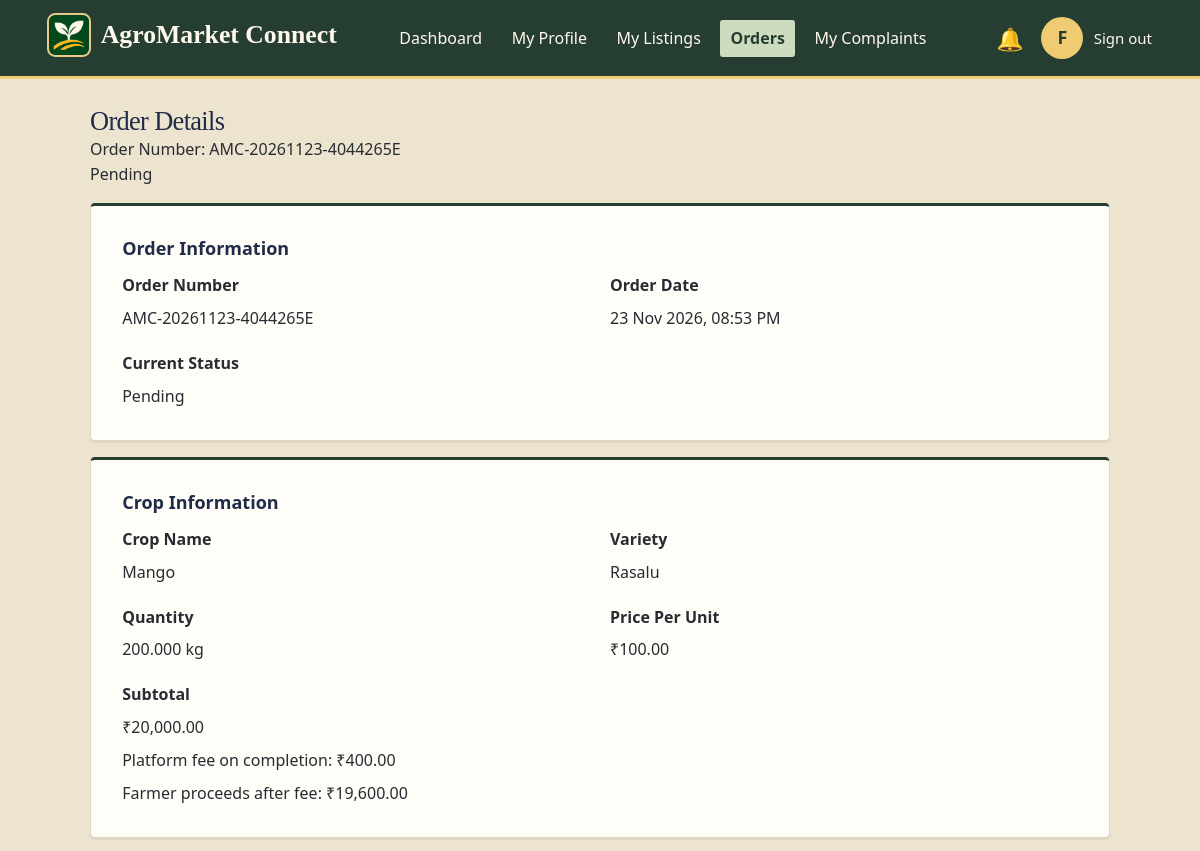
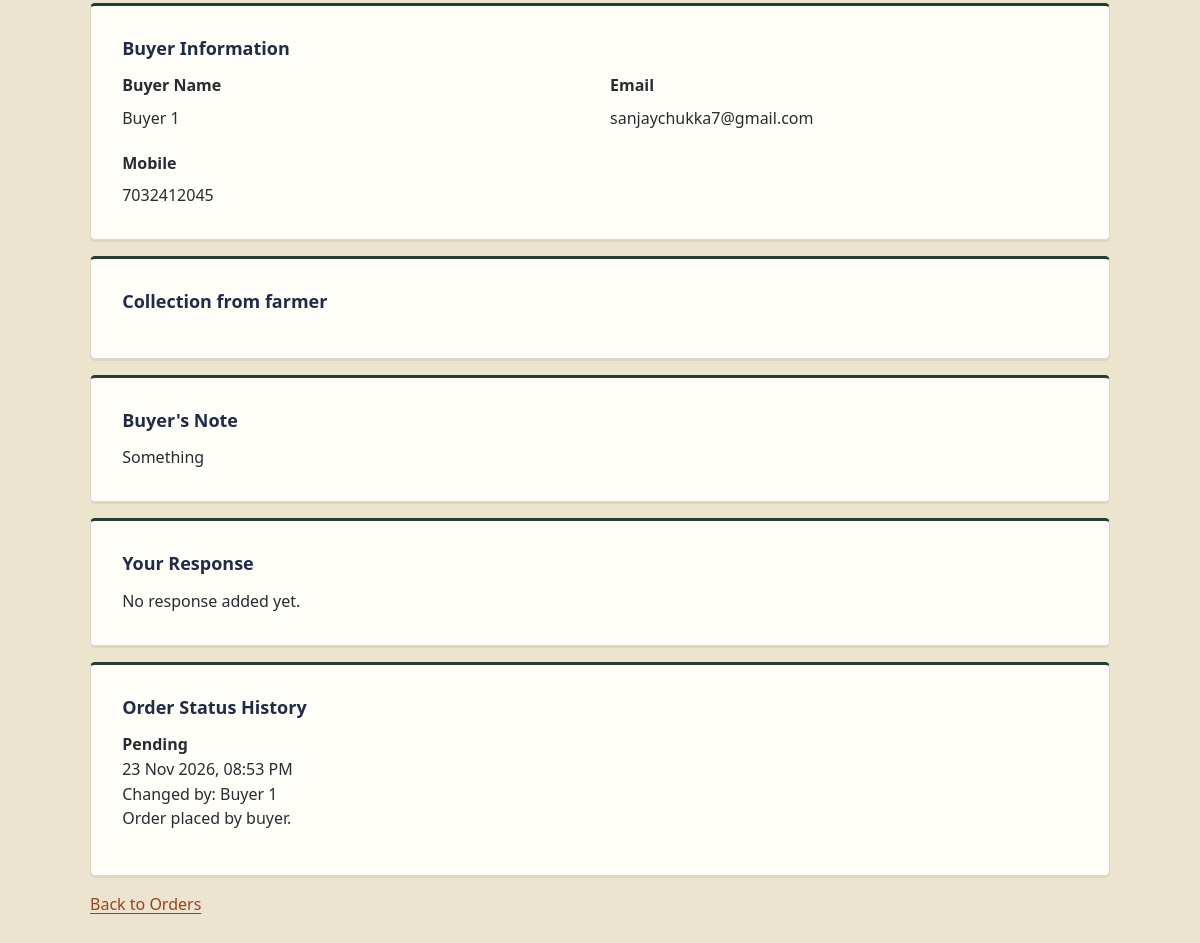
The page /Home/farmer/order_details.php?id=11 (signed in) on the database as committed earlier (2 pictures, top to bottom).
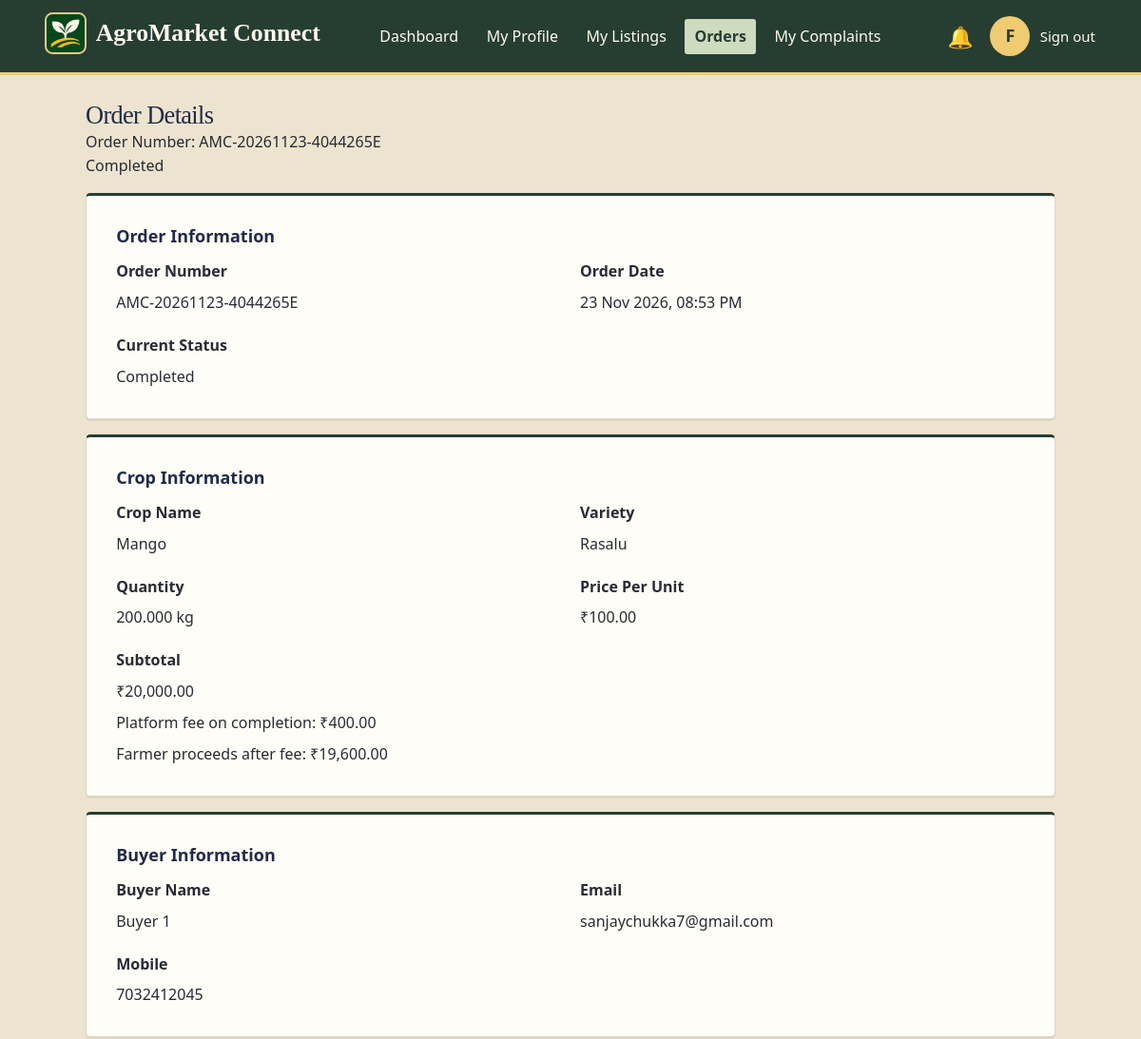
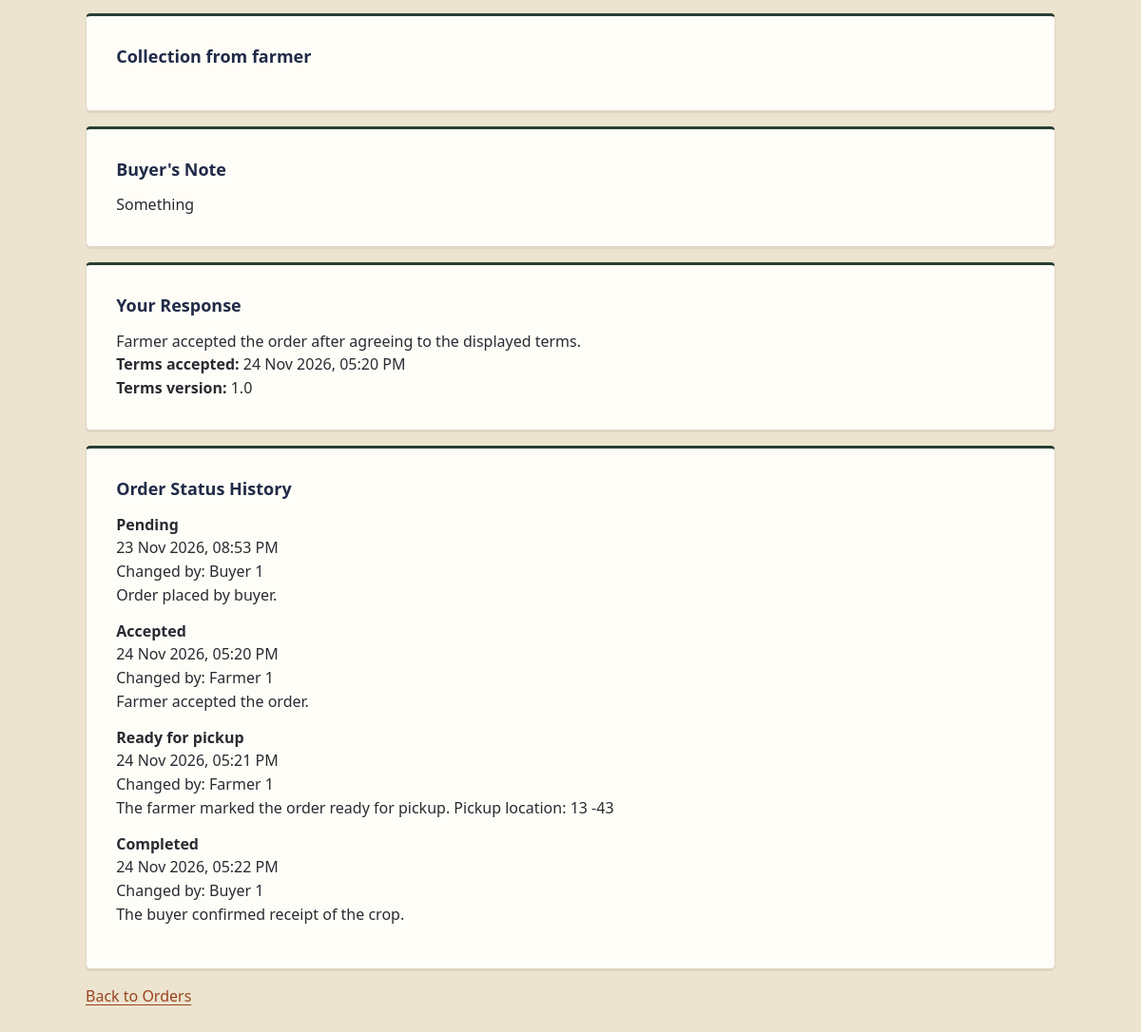
The same page on the database as committed later (2 pictures, top to bottom).
### tables this page shows
CREATE TABLE `orders` (
    `order_id` bigint(20) UNSIGNED NOT NULL,
    `order_number` varchar(30) NOT NULL,
    `buyer_id` bigint(20) UNSIGNED NOT NULL,
    `farmer_id` bigint(20) UNSIGNED NOT NULL,
    `listing_id` bigint(20) UNSIGNED NOT NULL,
    `quantity` decimal(12, 3) NOT NULL,
    `quantity_unit` varchar(20) NOT NULL,
    `unit_price` decimal(12, 2) NOT NULL,
    `subtotal` decimal(12, 2) NOT NULL,
    `delivery_address` varchar(255) NOT NULL,
    `delivery_city` varchar(100) NOT NULL,
    `delivery_state` varchar(100) NOT NULL,
    `delivery_pincode` varchar(10) NOT NULL,
    `buyer_note` text DEFAULT NULL,
    `farmer_response_note` text DEFAULT NULL,
    `order_status` enum(
        'pending',
        'accepted',
        'rejected',
        'cancelled',
        'completed',
        'dispatched',
        'ready_for_pickup'
    ) NOT NULL DEFAULT 'pending',
    `terms_accepted_at` datetime DEFAULT NULL,
    `terms_version` varchar(30) DEFAULT NULL,
    `placed_at` datetime DEFAULT current_timestamp(),
    `updated_at` datetime DEFAULT current_timestamp() ON UPDATE current_timestamp(),
    `fulfilment_method` enum('delivery', 'pickup') NOT NULL DEFAULT 'delivery'
);

CREATE TABLE `order_status_history` (
    `history_id` bigint(20) UNSIGNED NOT NULL,
    `order_id` bigint(20) UNSIGNED NOT NULL,
    `changed_by` bigint(20) UNSIGNED DEFAULT NULL,
    `old_status` varchar(30) DEFAULT NULL,
    `new_status` varchar(30) NOT NULL,
    `remarks` text DEFAULT NULL,
    `created_at` datetime DEFAULT current_timestamp()
);

CREATE TABLE `users` (
    `user_id` bigint(20) UNSIGNED NOT NULL,
    `role` enum('admin', 'farmer', 'buyer') NOT NULL,
    `full_name` varchar(100) NOT NULL,
    `email` varchar(150) DEFAULT NULL,
    `mobile` varchar(15) DEFAULT NULL,
    `password_hash` varchar(255) NOT NULL,
    `account_status` enum(
        'pending',
        'active',
        'suspended',
        'closed'
    ) NOT NULL DEFAULT 'pending',
    `email_verified_at` datetime DEFAULT NULL,
    `mobile_verified_at` datetime DEFAULT NULL,
    `last_login_at` datetime DEFAULT NULL,
    `created_at` datetime NOT NULL DEFAULT current_timestamp(),
    `updated_at` datetime NOT NULL DEFAULT current_timestamp(),
    `token` varchar(64) DEFAULT NULL,
    `username` varchar(50) NOT NULL,
    `last_login` datetime DEFAULT NULL
);

CREATE TABLE `crop_listings` (
    `listing_id` bigint(20) UNSIGNED NOT NULL,
    `farmer_id` bigint(20) UNSIGNED NOT NULL,
    `category_id` int(10) UNSIGNED NOT NULL,
    `crop_name` varchar(120) NOT NULL,
    `variety` varchar(120) DEFAULT NULL,
    `description` text DEFAULT NULL,
    `quantity_available` decimal(12, 3) NOT NULL,
    `quantity_unit` varchar(20) NOT NULL,
    `price_per_unit` decimal(12, 2) NOT NULL,
    `minimum_order_quantity` decimal(12, 3) DEFAULT NULL,
    `quality_grade` varchar(50) DEFAULT NULL,
    `harvest_date` date DEFAULT NULL,
    `available_from` date DEFAULT NULL,
    `available_until` date DEFAULT NULL,
    `listing_status` enum(
        'available',
        'paused',
        'sold_out',
        'removed'
    ) NOT NULL DEFAULT 'available',
    `created_at` datetime DEFAULT current_timestamp(),
    `updated_at` datetime DEFAULT current_timestamp() ON UPDATE current_timestamp()
);

CREATE TABLE `order_commissions` (
    `order_id` bigint(20) UNSIGNED NOT NULL,
    `rate_percent` decimal(5, 2) NOT NULL,
    `amount` decimal(12, 2) NOT NULL,
    `collected_at` datetime DEFAULT NULL,
    `receipt_reference` varchar(100) DEFAULT NULL,
    `collected_by` bigint(20) UNSIGNED DEFAULT NULL
);

### Home/includes/html.php (called while the page is built)
<?php
function e($value)
{
    return htmlspecialchars((string) ($value ?? ""), ENT_QUOTES, "UTF-8");
}

### Home/farmer/order_details.php (the view, shortened to what the changed rows need)
<?php
    require_once __DIR__ . "/../config/db.php";
    require_once __DIR__ . "/../includes/html.php";
    $farmerId = (int) $_SESSION['user_id'];
    $orderId  = filter_input(INPUT_GET, 'id', FILTER_VALIDATE_INT);
    $stmt = $link->prepare("
    SELECT
        o.*, cf.amount AS commission_fee,
        c.crop_name,
        c.variety,
        u.full_name AS buyer_name,
        u.email AS buyer_email,
        u.mobile AS buyer_mobile
    FROM orders o LEFT JOIN order_commissions cf ON cf.order_id = o.order_id
    INNER JOIN crop_listings c
        ON o.listing_id = c.listing_id
    INNER JOIN users u
        ON o.buyer_id = u.user_id
    WHERE o.order_id = ?
      AND o.farmer_id = ?
");
    $stmt->bind_param("ii", $orderId, $farmerId);
    $stmt->execute();
    $order = $stmt->get_result()->fetch_assoc();
    $stmt = $link->prepare("
    SELECT
        h.old_status,
        h.new_status,
        h.remarks,
        h.created_at,
        u.full_name AS changed_by_name
    FROM order_status_history h
    LEFT JOIN users u
        ON h.changed_by = u.user_id
    WHERE h.order_id = ?
    ORDER BY h.created_at ASC, h.history_id ASC
");
    $stmt->bind_param("i", $orderId);
    $stmt->execute();
    $history = $stmt->get_result()->fetch_all(MYSQLI_ASSOC);
    $statusLabels = [
    'pending'          => 'Pending',
    'accepted'         => 'Accepted',
    'rejected'         => 'Rejected',
    'cancelled'        => 'Cancelled',
    'completed'        => 'Completed',
    'ready_for_pickup' => 'Ready for pickup',
    'dispatched'       => 'Dispatched',
    ];
    $status = $statusLabels[$order['order_status']] ?? ucfirst($order['order_status']);
?>
<!DOCTYPE html>
<html lang="en">
<head>
    <link rel="stylesheet" href="farmer.css">
</head>
<body>
    <main class="order-details-container">
        <div class="order-details-header">
            <div>
                <h2>Order Details</h2>
                <p>Order Number: <?php echo e($order['order_number']) ?></p>
            </div>
            <span class="order-status <?php echo e($order['order_status']) ?>">
                <?php echo e($status) ?>
            </span>
        </div>
        <section class="order-details-section">
            <div class="order-info-grid">
                <div>
                    <strong>Order Number</strong>
                    <p><?php echo e($order['order_number']) ?></p>
                </div>
                <div>
                    <strong>Order Date</strong>
                    <p><?php echo e(date('d M Y, h:i A', strtotime($order['placed_at']))) ?></p>
                </div>
                <div>
                    <strong>Current Status</strong>
                    <p><?php echo e($status) ?></p>
                </div>
            </div>
        </section>
        <section class="order-details-section">
            <div class="order-info-grid">
                <div>
                    <strong>Crop Name</strong>
                    <p><?php echo e($order['crop_name']) ?></p>
                </div>
                <div>
                    <strong>Variety</strong>
                    <p><?php echo e($order['variety'] ?: 'Not specified') ?></p>
                </div>
                <div>
                    <strong>Quantity</strong>
                    <p>
                        <?php echo e($order['quantity']) ?>
                        <?php echo e($order['quantity_unit']) ?>
                    </p>
                </div>
                <div>
                    <strong>Price Per Unit</strong>
                    <p>₹<?php echo number_format((float) $order['unit_price'], 2) ?></p>
                </div>
                <div>
                    <strong>Subtotal</strong>
                    <p>₹<?php echo number_format((float) $order['subtotal'], 2) ?></p>
                    <?php if ($order['commission_fee'] > 0): ?>
                        <p>Platform fee on completion: ₹<?php echo e($order['commission_fee']) ?></p>
                        <p>Farmer proceeds after fee: ₹<?php echo number_format($order['subtotal'] - $order['commission_fee'], 2) ?></p>
                    <?php endif; ?>
                </div>
            </div>
        </section>
        <section class="order-details-section">
            <div class="order-info-grid">
                <div>
                    <strong>Buyer Name</strong>
                    <p><?php echo e($order['buyer_name']) ?></p>
                </div>
                <div>
                    <strong>Email</strong>
                    <p><?php echo e($order['buyer_email'] ?: 'Not provided') ?></p>
                </div>
                <div>
                    <strong>Mobile</strong>
                    <p><?php echo e($order['buyer_mobile'] ?: 'Not provided') ?></p>
                </div>
            </div>
        </section>
        <section class="order-details-section">
            <h3>Buyer's Note</h3>
            <p>
                <?php echo nl2br(e($order['buyer_note'] ?: 'No additional note provided.')) ?>
            </p>
        </section>
        <section class="order-details-section">
            <h3>Your Response</h3>
            <p>
                <?php echo nl2br(e($order['farmer_response_note'] ?: 'No response added yet.')) ?>
            </p>
            <?php if ($order['terms_accepted_at']): ?>
                <p>
                    <strong>Terms accepted:</strong>
                    <?php echo e(date('d M Y, h:i A', strtotime($order['terms_accepted_at']))) ?>
                </p>
                <p>
                    <strong>Terms version:</strong>
                    <?php echo e($order['terms_version']) ?>
                </p>
            <?php endif; ?>
        </section>
        <section class="order-details-section">
            <?php if ($history): ?>
                <div class="order-history">
                    <?php foreach ($history as $item): ?>
                        <div class="order-history-item">
                            <strong>
                                <?php echo e($statusLabels[$item['new_status']] ?? ucfirst($item['new_status'])) ?>
                            </strong>
                            <p>
                                <?php echo e(date('d M Y, h:i A', strtotime($item['created_at']))) ?>
                            </p>
                            <p>
                                Changed by:
                                <?php echo e($item['changed_by_name'] ?? 'System') ?>
                            </p>
                            <?php if ($item['remarks']): ?>
                                <p><?php echo nl2br(e($item['remarks'])) ?></p>
                            <?php endif; ?>
                        </div>
                    <?php endforeach; ?>
                </div>
            <?php else: ?>
                <p>No order history available.</p>
            <?php endif; ?>
        </section>
    </main>
</body>
</html>

Rows that differ between the two databases and show on the page:
changed orders "AMC-20261123-4044265E": order_status "Pending" → "Completed"; farmer_response_note "No response added yet." → "Farmer accepted the order after agreeing to the displayed terms."; terms_accepted_at (not shown) → "24 Nov 2026, 05:20 PM"; terms_version (not shown) → "1.0"
added order_status_history: new_status "Accepted", created_at "24 Nov 2026, 05:20 PM", changed_by.full_name "Farmer 1", remarks "Farmer accepted the order."
added order_status_history: new_status "Ready for pickup", created_at "24 Nov 2026, 05:21 PM", changed_by.full_name "Farmer 1", remarks "The farmer marked the order ready for pickup. Pickup location: 13 -43"
added order_status_history: new_status "Completed", created_at "24 Nov 2026, 05:22 PM", changed_by.full_name "Buyer 1", remarks "The buyer confirmed receipt of the crop."
Other text that changed with them:
text now shown: "Terms accepted: Terms version:"
